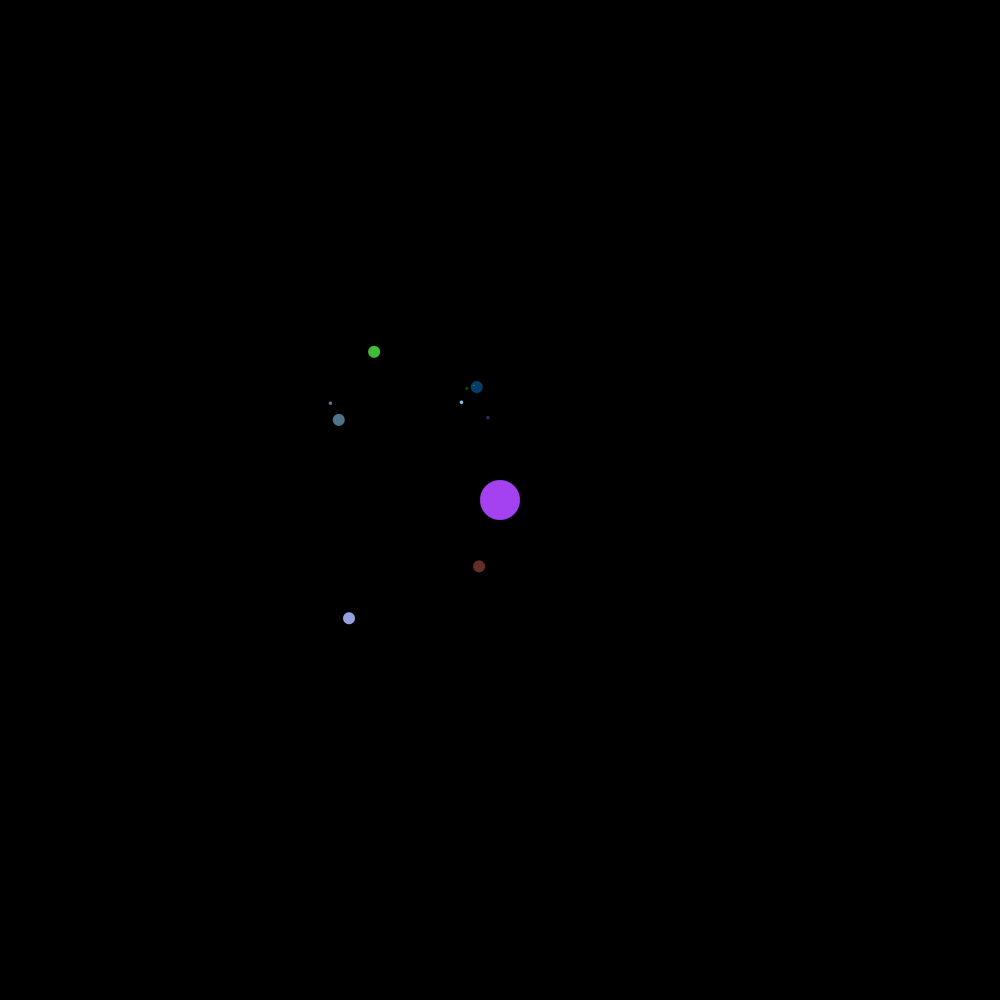
Frame 1 (no input)
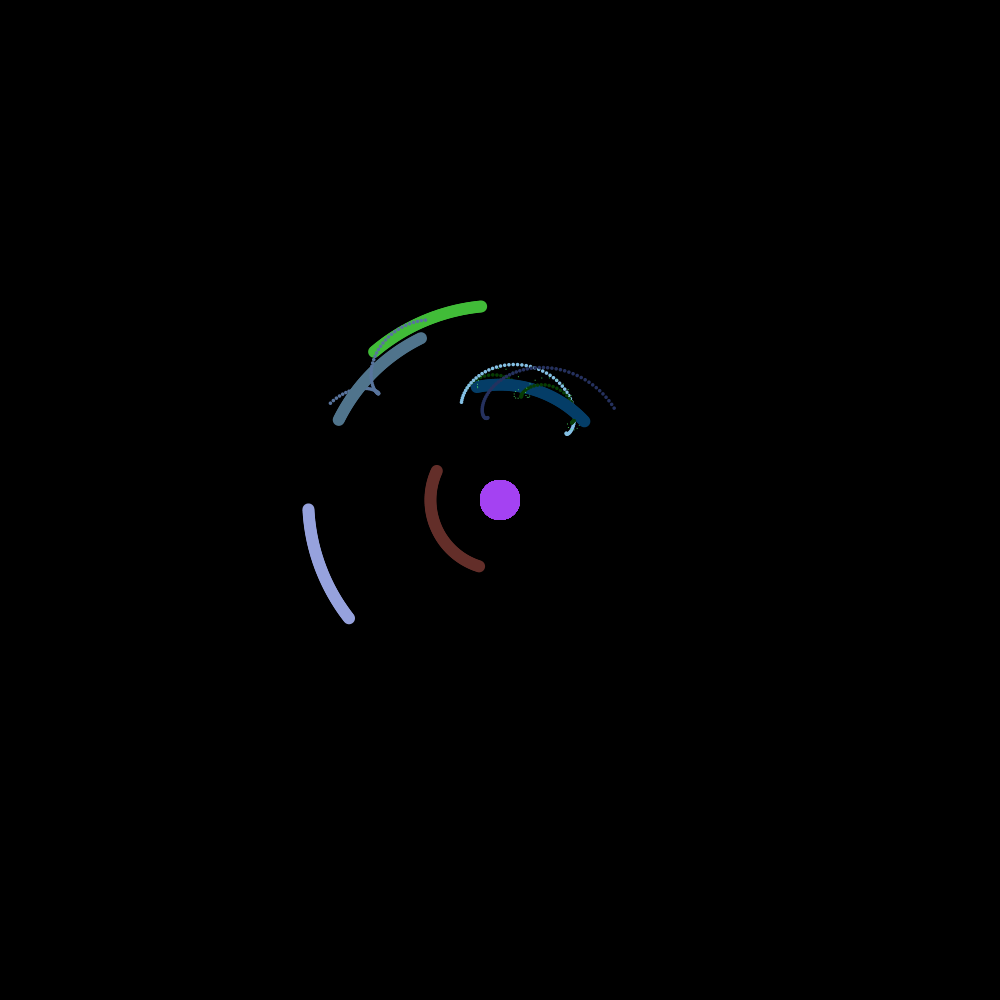
Frame 60 (the mouse pressed at the canvas centre just before this capture)
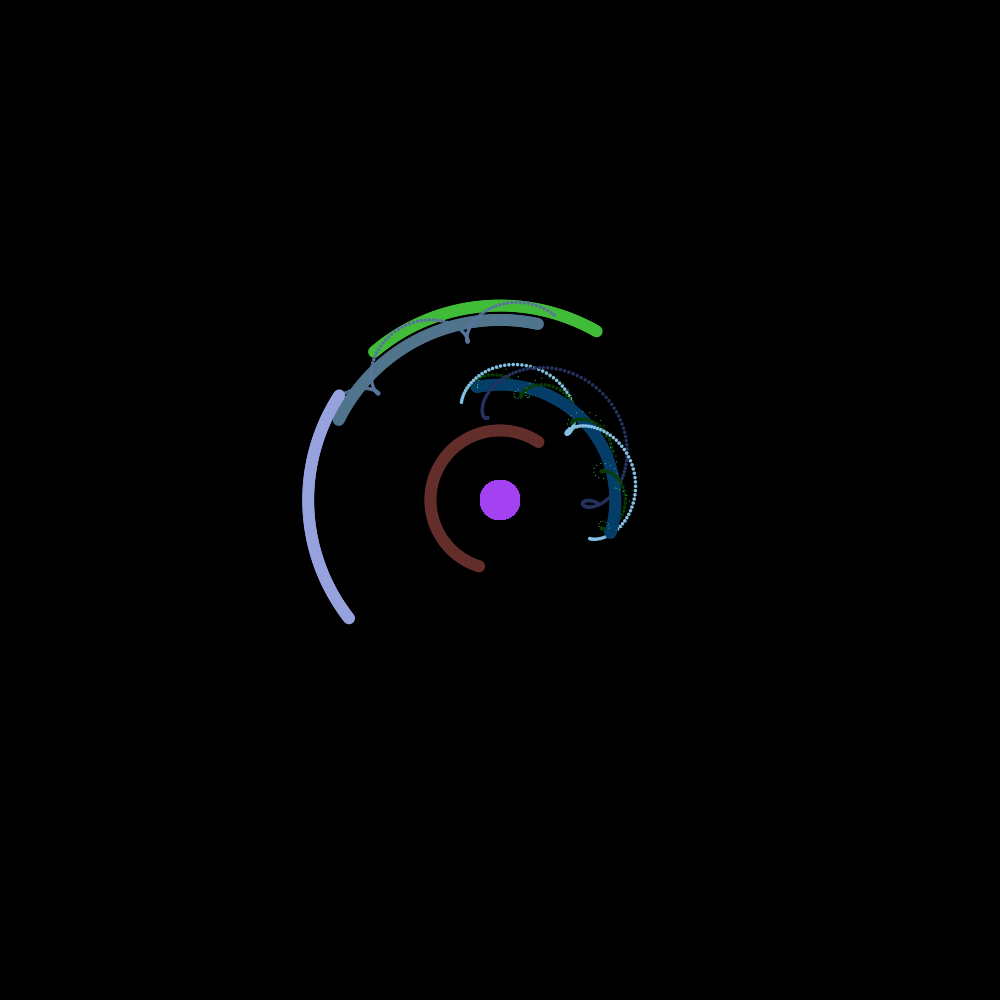
Frame 120 (the mouse held since frame 60 and released just before this capture)

The Processing sketch that drew these frames (run headless with seeded random() and noise(); from frame 60 on, the mouse is pressed at the canvas centre):

// Processing sketch: RotationalSystem2D
// ── RotationalSystem2D.pde
Planet sun;

void setup(){
  size(1000, 1000);
  
  sun = new Planet(20, 0);
  sun.spawnMoons(5, 1);
  
  background(0);
  noStroke();
}

void draw(){
  //background(0);
  translate(width/2, height/2);
  sun.show();
  sun.orbit();
}

// ── Planet.pde
class Planet {
  float radius;
  float angle;
  float distance;
  float orbitSpeed;
  Planet[] planets;
  
  color col = color(random(255), random(255), random(255));

  Planet(float _r, float _d) {
    radius = _r;
    angle = random(TWO_PI);
    distance = _d;
    orbitSpeed = (distance != 0) ? 2/distance : 0;
    
    println(orbitSpeed);
  }

  void show() {
    pushMatrix();
    rotate(angle);  
    translate(distance, 0);
    fill(col);
    ellipse(0, 0, radius*2, radius*2);
    if (planets != null) {
      for (int i = 0; i < planets.length; i++) {
        planets[i].show();
      }
    }
    
    popMatrix();
  }
  
  void orbit(){
    angle = angle + orbitSpeed;
    if (planets != null) {
      for (int i = 0; i < planets.length; i++) {
        planets[i].orbit();
      }
    }
  }

  void spawnMoons(int numPlan, int level) {
    planets = new Planet[numPlan];

    for (int i = 0; i< planets.length; i++) {
      planets[i] = new Planet(radius * 0.3, random(radius * 3, radius * 10) * (i+1)/level);
      if(random(1.0) < 0.5 && level < 3){
        planets[i].spawnMoons(int(random(1, 4)), level++);
      }
    }
  }
}
